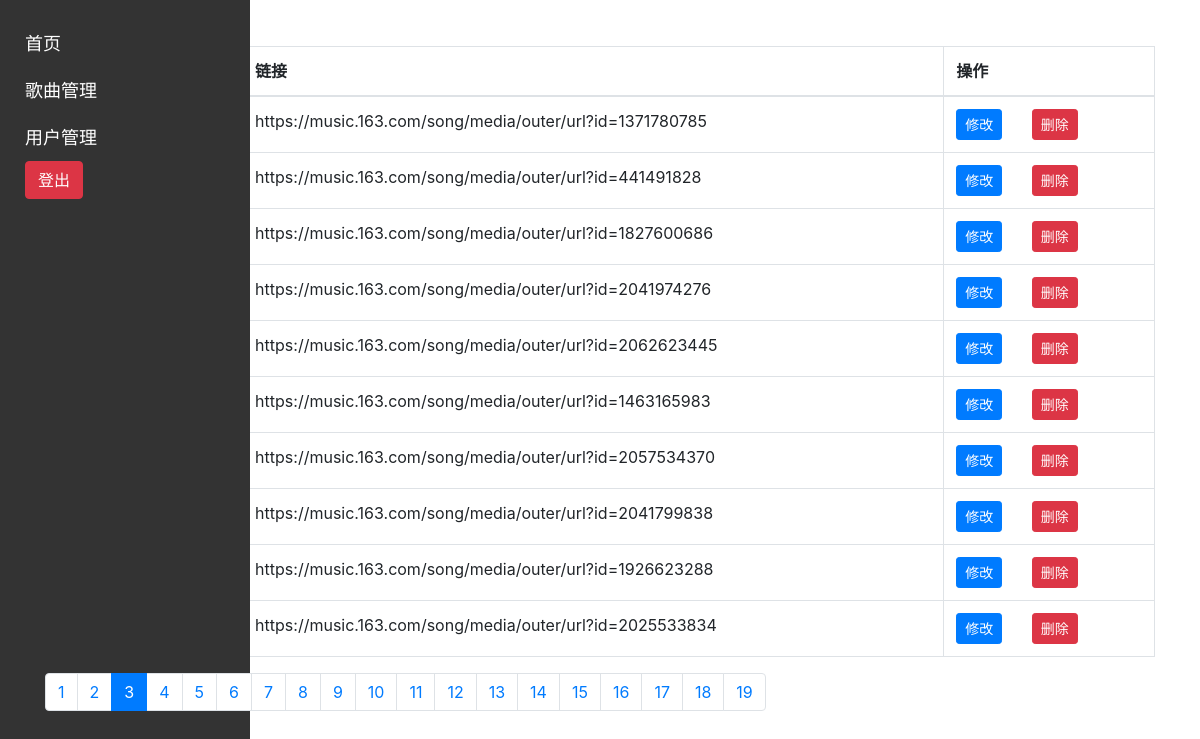
The page /song_management.php?page=3 (signed in) on the database its author committed.
### tables this page shows
CREATE TABLE `search_data`  (
  `data_id` int NOT NULL AUTO_INCREMENT,
  `title` varchar(100) NOT NULL COMMENT '歌名',
  `addr` varchar(100) NOT NULL COMMENT '描述',
  `release_date` date NULL DEFAULT NULL COMMENT '出版时间',
  `genre` varchar(50) NULL DEFAULT NULL COMMENT '歌手',
  `popularity` int NULL DEFAULT NULL COMMENT '热度',
  PRIMARY KEY (`data_id`) USING BTREE
);

### song_management.php (the view, shortened to what this page needs)
<?php
include('db.php');
$itemsPerPage = 10;
$page = isset($_GET['page']) ? intval($_GET['page']) : 1;
$offset = ($page - 1) * $itemsPerPage;
$sql = "SELECT * FROM search_data LIMIT $offset, $itemsPerPage";
$result = mysqli_query($conn, $sql);
$searchData = [];
while ($row = mysqli_fetch_assoc($result)) {
    $searchData[] = $row;
}
?>
<!DOCTYPE html>
<html>
<head>
    <link rel="stylesheet" href="css/bootstrap.min.css">
</head>
<body>
    <div class="sidebar">
        <a href="admin.php">首页</a>
        <a href="song_management.php">歌曲管理</a>
        <a href="user_management.php">用户管理</a>
        <form method="POST">
            <button type="submit" name="logout" class="btn btn-danger">登出</button>
        </form>
    </div>
    <div class="container">
        <h2>歌曲管理</h2>
        <table class="table table-bordered">
            <thead>
                <tr>
                    <th>歌名</th>
                    <th>链接</th>
                    <th>操作</th>
                </tr>
            </thead>
            <tbody>
                <?php foreach ($searchData as $data): ?>
                    <tr>
                        <td><?php echo $data['title']; ?></td>
                        <td><?php echo $data['addr']; ?></td>
                        <td>
                            <a href="edit_song.php?id=<?php echo $data['data_id']; ?>" class="btn btn-primary btn-sm">修改</a>
                            <form method="POST" style="display: inline;">
                                <button type="submit" name="delete_song" class="btn btn-danger btn-sm">删除</button>
                            </form>
                        </td>
                    </tr>
                <?php endforeach; ?>
            </tbody>
        </table>
        <?php
        $sql = "SELECT COUNT(*) as total_data FROM search_data";
        $result = mysqli_query($conn, $sql);
        $row = mysqli_fetch_assoc($result);
        $totalData = $row['total_data'];
        $totalPages = ceil($totalData / $itemsPerPage);
        ?>
        <nav>
            <ul class="pagination">
                <?php for ($i = 1; $i <= $totalPages; $i++): ?>
                    <li class="page-item <?php echo $i === $page ? 'active' : ''; ?>">
                        <a class="page-link" href="song_management.php?page=<?php echo $i; ?>"><?php echo $i; ?></a>
                    </li>
                <?php endfor; ?>
            </ul>
        </nav>
    </div>
</body>
</html>

### song_management.php (style rules this page uses)
.sidebar { height: 100%; width: 250px; position: fixed; top: 0; left: 0; background-color: #333; padding-top: 20px; }
.sidebar a { padding: 10px 25px; text-decoration: none; font-size: 18px; color: white; display: block; }
.btn-danger { margin-left: 25px; }

### rows shown on the page
search_data: addr "https://music.163.com/song/media/outer/url?id=1371780785"
search_data: addr "https://music.163.com/song/media/outer/url?id=441491828"
search_data: addr "https://music.163.com/song/media/outer/url?id=1827600686"
search_data: addr "https://music.163.com/song/media/outer/url?id=2041974276"
search_data: addr "https://music.163.com/song/media/outer/url?id=2062623445"
search_data: addr "https://music.163.com/song/media/outer/url?id=1463165983"
search_data: addr "https://music.163.com/song/media/outer/url?id=2057534370"
search_data: addr "https://music.163.com/song/media/outer/url?id=2041799838"
search_data: addr "https://music.163.com/song/media/outer/url?id=1926623288"
search_data: addr "https://music.163.com/song/media/outer/url?id=2025533834"
